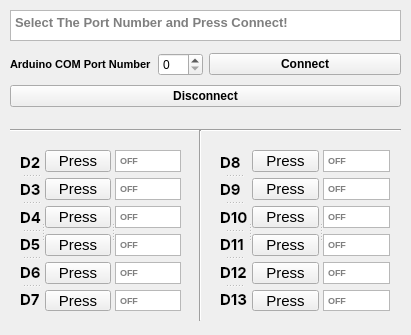
<?xml version="1.0" encoding="UTF-8"?>
<ui version="4.0">
 <class>Form</class>
 <widget class="QWidget" name="Form">
  <property name="geometry">
   <rect>
    <x>0</x>
    <y>0</y>
    <width>411</width>
    <height>335</height>
   </rect>
  </property>
  <property name="minimumSize">
   <size>
    <width>411</width>
    <height>335</height>
   </size>
  </property>
  <property name="maximumSize">
   <size>
    <width>411</width>
    <height>335</height>
   </size>
  </property>
  <property name="windowTitle">
   <string>AD12</string>
  </property>
  <property name="windowIcon">
   <iconset>
    <normaloff>media/mainLogo.png</normaloff>media/mainLogo.png</iconset>
  </property>
  <property name="autoFillBackground">
   <bool>false</bool>
  </property>
  <property name="styleSheet">
   <string notr="true"/>
  </property>
  <widget class="QTextBrowser" name="textBrowserStatus">
   <property name="geometry">
    <rect>
     <x>10</x>
     <y>10</y>
     <width>391</width>
     <height>31</height>
    </rect>
   </property>
   <property name="font">
    <font>
     <pointsize>10</pointsize>
     <weight>75</weight>
     <bold>true</bold>
    </font>
   </property>
   <property name="cursor" stdset="0">
    <cursorShape>ForbiddenCursor</cursorShape>
   </property>
   <property name="whatsThis">
    <string/>
   </property>
   <property name="autoFillBackground">
    <bool>false</bool>
   </property>
   <property name="styleSheet">
    <string notr="true">text-align:center;</string>
   </property>
   <property name="frameShape">
    <enum>QFrame::StyledPanel</enum>
   </property>
   <property name="frameShadow">
    <enum>QFrame::Plain</enum>
   </property>
   <property name="lineWrapMode">
    <enum>QTextEdit::WidgetWidth</enum>
   </property>
   <property name="placeholderText">
    <string>Select The Port Number and Press Connect!</string>
   </property>
  </widget>
  <widget class="QWidget" name="layoutWidget">
   <property name="geometry">
    <rect>
     <x>10</x>
     <y>50</y>
     <width>391</width>
     <height>61</height>
    </rect>
   </property>
   <layout class="QVBoxLayout" name="verticalLayout">
    <item>
     <layout class="QHBoxLayout" name="horizontalLayout_2">
      <item>
       <layout class="QHBoxLayout" name="horizontalLayout">
        <item>
         <widget class="QLabel" name="label_2">
          <property name="font">
           <font>
            <pointsize>8</pointsize>
            <weight>75</weight>
            <bold>true</bold>
           </font>
          </property>
          <property name="text">
           <string>Arduino COM Port Number</string>
          </property>
         </widget>
        </item>
        <item>
         <widget class="QSpinBox" name="spinBox">
          <property name="readOnly">
           <bool>false</bool>
          </property>
         </widget>
        </item>
       </layout>
      </item>
      <item>
       <widget class="QPushButton" name="pButtonC">
        <property name="font">
         <font>
          <weight>75</weight>
          <bold>true</bold>
         </font>
        </property>
        <property name="toolTip">
         <string>Enter</string>
        </property>
        <property name="text">
         <string>Connect</string>
        </property>
        <property name="icon">
         <iconset>
          <normaloff>media/greenCheck.png</normaloff>media/greenCheck.png</iconset>
        </property>
        <property name="shortcut">
         <string>Return</string>
        </property>
       </widget>
      </item>
     </layout>
    </item>
    <item>
     <widget class="QPushButton" name="pButtonD">
      <property name="font">
       <font>
        <weight>75</weight>
        <bold>true</bold>
       </font>
      </property>
      <property name="toolTip">
       <string>Space</string>
      </property>
      <property name="text">
       <string>Disconnect</string>
      </property>
      <property name="icon">
       <iconset>
        <normaloff>media/warning.png</normaloff>media/warning.png</iconset>
      </property>
      <property name="shortcut">
       <string>Space</string>
      </property>
     </widget>
    </item>
   </layout>
  </widget>
  <widget class="QSplitter" name="splitter_4">
   <property name="geometry">
    <rect>
     <x>20</x>
     <y>150</y>
     <width>161</width>
     <height>161</height>
    </rect>
   </property>
   <property name="orientation">
    <enum>Qt::Horizontal</enum>
   </property>
   <widget class="QSplitter" name="splitter_3">
    <property name="orientation">
     <enum>Qt::Vertical</enum>
    </property>
    <widget class="QLabel" name="label">
     <property name="font">
      <font>
       <family>SF Pro Display</family>
       <pointsize>11</pointsize>
       <weight>75</weight>
       <bold>true</bold>
      </font>
     </property>
     <property name="text">
      <string>D2</string>
     </property>
    </widget>
    <widget class="QLabel" name="label_5">
     <property name="font">
      <font>
       <family>SF Pro Display</family>
       <pointsize>11</pointsize>
       <weight>75</weight>
       <bold>true</bold>
      </font>
     </property>
     <property name="text">
      <string>D3</string>
     </property>
    </widget>
    <widget class="QLabel" name="label_4">
     <property name="font">
      <font>
       <family>SF Pro Display</family>
       <pointsize>11</pointsize>
       <weight>75</weight>
       <bold>true</bold>
      </font>
     </property>
     <property name="text">
      <string>D4</string>
     </property>
    </widget>
    <widget class="QLabel" name="label_3">
     <property name="font">
      <font>
       <family>SF Pro Display</family>
       <pointsize>11</pointsize>
       <weight>75</weight>
       <bold>true</bold>
      </font>
     </property>
     <property name="text">
      <string>D5</string>
     </property>
    </widget>
    <widget class="QLabel" name="label_6">
     <property name="font">
      <font>
       <family>SF Pro Display</family>
       <pointsize>11</pointsize>
       <weight>75</weight>
       <bold>true</bold>
      </font>
     </property>
     <property name="text">
      <string>D6</string>
     </property>
    </widget>
    <widget class="QLabel" name="label_7">
     <property name="font">
      <font>
       <family>SF Pro Display</family>
       <pointsize>11</pointsize>
       <weight>75</weight>
       <bold>true</bold>
      </font>
     </property>
     <property name="text">
      <string>D7</string>
     </property>
    </widget>
   </widget>
   <widget class="QSplitter" name="splitter">
    <property name="orientation">
     <enum>Qt::Horizontal</enum>
    </property>
    <widget class="QWidget" name="layoutWidget">
     <layout class="QVBoxLayout" name="verticalLayout_2">
      <item>
       <widget class="QPushButton" name="pBotton2">
        <property name="font">
         <font>
          <family>MS Shell Dlg 2</family>
          <pointsize>11</pointsize>
          <weight>50</weight>
          <bold>false</bold>
         </font>
        </property>
        <property name="toolTip">
         <string>1</string>
        </property>
        <property name="autoFillBackground">
         <bool>false</bool>
        </property>
        <property name="text">
         <string>Press</string>
        </property>
        <property name="icon">
         <iconset>
          <normaloff>media/green.jpg</normaloff>
          <normalon>media/red.jpg</normalon>media/green.jpg</iconset>
        </property>
        <property name="shortcut">
         <string>1</string>
        </property>
        <property name="checkable">
         <bool>true</bool>
        </property>
        <property name="autoDefault">
         <bool>false</bool>
        </property>
       </widget>
      </item>
      <item>
       <widget class="QPushButton" name="pBotton3">
        <property name="font">
         <font>
          <family>MS Shell Dlg 2</family>
          <pointsize>11</pointsize>
          <weight>50</weight>
          <bold>false</bold>
         </font>
        </property>
        <property name="toolTip">
         <string>2</string>
        </property>
        <property name="autoFillBackground">
         <bool>false</bool>
        </property>
        <property name="text">
         <string>Press</string>
        </property>
        <property name="icon">
         <iconset>
          <normaloff>media/green.jpg</normaloff>
          <normalon>media/red.jpg</normalon>media/green.jpg</iconset>
        </property>
        <property name="shortcut">
         <string>2</string>
        </property>
        <property name="checkable">
         <bool>true</bool>
        </property>
       </widget>
      </item>
      <item>
       <widget class="QPushButton" name="pBotton4">
        <property name="font">
         <font>
          <family>MS Shell Dlg 2</family>
          <pointsize>11</pointsize>
          <weight>50</weight>
          <bold>false</bold>
         </font>
        </property>
        <property name="toolTip">
         <string>3</string>
        </property>
        <property name="autoFillBackground">
         <bool>false</bool>
        </property>
        <property name="text">
         <string>Press</string>
        </property>
        <property name="icon">
         <iconset>
          <normaloff>media/green.jpg</normaloff>
          <normalon>media/red.jpg</normalon>media/green.jpg</iconset>
        </property>
        <property name="shortcut">
         <string>3</string>
        </property>
        <property name="checkable">
         <bool>true</bool>
        </property>
       </widget>
      </item>
      <item>
       <widget class="QPushButton" name="pBotton5">
        <property name="font">
         <font>
          <family>MS Shell Dlg 2</family>
          <pointsize>11</pointsize>
          <weight>50</weight>
          <bold>false</bold>
         </font>
        </property>
        <property name="toolTip">
         <string>4</string>
        </property>
        <property name="autoFillBackground">
         <bool>false</bool>
        </property>
        <property name="text">
         <string>Press</string>
        </property>
        <property name="icon">
         <iconset>
          <normaloff>media/green.jpg</normaloff>
          <normalon>media/red.jpg</normalon>media/green.jpg</iconset>
        </property>
        <property name="shortcut">
         <string>4</string>
        </property>
        <property name="checkable">
         <bool>true</bool>
        </property>
       </widget>
      </item>
      <item>
       <widget class="QPushButton" name="pBotton6">
        <property name="font">
         <font>
          <family>MS Shell Dlg 2</family>
          <pointsize>11</pointsize>
          <weight>50</weight>
          <bold>false</bold>
         </font>
        </property>
        <property name="toolTip">
         <string>5</string>
        </property>
        <property name="autoFillBackground">
         <bool>false</bool>
        </property>
        <property name="text">
         <string>Press</string>
        </property>
        <property name="icon">
         <iconset>
          <normaloff>media/green.jpg</normaloff>
          <normalon>media/red.jpg</normalon>media/green.jpg</iconset>
        </property>
        <property name="shortcut">
         <string>5</string>
        </property>
        <property name="checkable">
         <bool>true</bool>
        </property>
       </widget>
      </item>
      <item>
       <widget class="QPushButton" name="pBotton7">
        <property name="font">
         <font>
          <family>MS Shell Dlg 2</family>
          <pointsize>11</pointsize>
          <weight>50</weight>
          <bold>false</bold>
         </font>
        </property>
        <property name="toolTip">
         <string>6</string>
        </property>
        <property name="autoFillBackground">
         <bool>false</bool>
        </property>
        <property name="text">
         <string>Press</string>
        </property>
        <property name="icon">
         <iconset>
          <normaloff>media/green.jpg</normaloff>
          <normalon>media/red.jpg</normalon>media/green.jpg</iconset>
        </property>
        <property name="shortcut">
         <string>6</string>
        </property>
        <property name="checkable">
         <bool>true</bool>
        </property>
       </widget>
      </item>
     </layout>
    </widget>
    <widget class="QWidget" name="layoutWidget">
     <layout class="QVBoxLayout" name="verticalLayout_3">
      <item>
       <widget class="QTextBrowser" name="textBrowser2">
        <property name="font">
         <font>
          <family>MS Shell Dlg 2</family>
          <pointsize>7</pointsize>
          <weight>75</weight>
          <bold>true</bold>
         </font>
        </property>
        <property name="placeholderText">
         <string>OFF</string>
        </property>
       </widget>
      </item>
      <item>
       <widget class="QTextBrowser" name="textBrowser3">
        <property name="font">
         <font>
          <family>MS Shell Dlg 2</family>
          <pointsize>7</pointsize>
          <weight>75</weight>
          <bold>true</bold>
         </font>
        </property>
        <property name="placeholderText">
         <string>OFF</string>
        </property>
       </widget>
      </item>
      <item>
       <widget class="QTextBrowser" name="textBrowser4">
        <property name="font">
         <font>
          <family>MS Shell Dlg 2</family>
          <pointsize>7</pointsize>
          <weight>75</weight>
          <bold>true</bold>
         </font>
        </property>
        <property name="placeholderText">
         <string>OFF</string>
        </property>
       </widget>
      </item>
      <item>
       <widget class="QTextBrowser" name="textBrowser5">
        <property name="font">
         <font>
          <family>MS Shell Dlg 2</family>
          <pointsize>7</pointsize>
          <weight>75</weight>
          <bold>true</bold>
         </font>
        </property>
        <property name="placeholderText">
         <string>OFF</string>
        </property>
       </widget>
      </item>
      <item>
       <widget class="QTextBrowser" name="textBrowser6">
        <property name="font">
         <font>
          <family>MS Shell Dlg 2</family>
          <pointsize>7</pointsize>
          <weight>75</weight>
          <bold>true</bold>
         </font>
        </property>
        <property name="placeholderText">
         <string>OFF</string>
        </property>
       </widget>
      </item>
      <item>
       <widget class="QTextBrowser" name="textBrowser7">
        <property name="font">
         <font>
          <family>MS Shell Dlg 2</family>
          <pointsize>7</pointsize>
          <weight>75</weight>
          <bold>true</bold>
         </font>
        </property>
        <property name="placeholderText">
         <string>OFF</string>
        </property>
       </widget>
      </item>
     </layout>
    </widget>
   </widget>
  </widget>
  <widget class="QSplitter" name="splitter_6">
   <property name="geometry">
    <rect>
     <x>220</x>
     <y>150</y>
     <width>171</width>
     <height>161</height>
    </rect>
   </property>
   <property name="orientation">
    <enum>Qt::Horizontal</enum>
   </property>
   <widget class="QSplitter" name="splitter_5">
    <property name="orientation">
     <enum>Qt::Vertical</enum>
    </property>
    <widget class="QLabel" name="label_8">
     <property name="font">
      <font>
       <family>SF Pro Display</family>
       <pointsize>11</pointsize>
       <weight>75</weight>
       <bold>true</bold>
      </font>
     </property>
     <property name="text">
      <string>D8</string>
     </property>
    </widget>
    <widget class="QLabel" name="label_9">
     <property name="font">
      <font>
       <family>SF Pro Display</family>
       <pointsize>11</pointsize>
       <weight>75</weight>
       <bold>true</bold>
      </font>
     </property>
     <property name="text">
      <string>D9</string>
     </property>
    </widget>
    <widget class="QLabel" name="label_10">
     <property name="font">
      <font>
       <family>SF Pro Display</family>
       <pointsize>11</pointsize>
       <weight>75</weight>
       <bold>true</bold>
      </font>
     </property>
     <property name="text">
      <string>D10</string>
     </property>
    </widget>
    <widget class="QLabel" name="label_13">
     <property name="font">
      <font>
       <family>SF Pro Display</family>
       <pointsize>11</pointsize>
       <weight>75</weight>
       <bold>true</bold>
      </font>
     </property>
     <property name="text">
      <string>D11</string>
     </property>
    </widget>
    <widget class="QLabel" name="label_12">
     <property name="font">
      <font>
       <family>SF Pro Display</family>
       <pointsize>11</pointsize>
       <weight>75</weight>
       <bold>true</bold>
      </font>
     </property>
     <property name="text">
      <string>D12</string>
     </property>
    </widget>
    <widget class="QLabel" name="label_11">
     <property name="font">
      <font>
       <family>SF Pro Display</family>
       <pointsize>11</pointsize>
       <weight>75</weight>
       <bold>true</bold>
      </font>
     </property>
     <property name="text">
      <string>D13</string>
     </property>
    </widget>
   </widget>
   <widget class="QSplitter" name="splitter_2">
    <property name="orientation">
     <enum>Qt::Horizontal</enum>
    </property>
    <widget class="QWidget" name="layoutWidget">
     <layout class="QVBoxLayout" name="verticalLayout_4">
      <item>
       <widget class="QPushButton" name="pBotton8">
        <property name="font">
         <font>
          <family>MS Shell Dlg 2</family>
          <pointsize>11</pointsize>
          <weight>50</weight>
          <bold>false</bold>
         </font>
        </property>
        <property name="toolTip">
         <string>7</string>
        </property>
        <property name="autoFillBackground">
         <bool>false</bool>
        </property>
        <property name="text">
         <string>Press</string>
        </property>
        <property name="icon">
         <iconset>
          <normaloff>media/green.jpg</normaloff>
          <normalon>media/red.jpg</normalon>media/green.jpg</iconset>
        </property>
        <property name="shortcut">
         <string>7</string>
        </property>
        <property name="checkable">
         <bool>true</bool>
        </property>
       </widget>
      </item>
      <item>
       <widget class="QPushButton" name="pBotton9">
        <property name="font">
         <font>
          <family>MS Shell Dlg 2</family>
          <pointsize>11</pointsize>
          <weight>50</weight>
          <bold>false</bold>
         </font>
        </property>
        <property name="toolTip">
         <string>8</string>
        </property>
        <property name="autoFillBackground">
         <bool>false</bool>
        </property>
        <property name="text">
         <string>Press</string>
        </property>
        <property name="icon">
         <iconset>
          <normaloff>media/green.jpg</normaloff>
          <normalon>media/red.jpg</normalon>media/green.jpg</iconset>
        </property>
        <property name="shortcut">
         <string>8</string>
        </property>
        <property name="checkable">
         <bool>true</bool>
        </property>
       </widget>
      </item>
      <item>
       <widget class="QPushButton" name="pBotton10">
        <property name="font">
         <font>
          <family>MS Shell Dlg 2</family>
          <pointsize>11</pointsize>
          <weight>50</weight>
          <bold>false</bold>
         </font>
        </property>
        <property name="toolTip">
         <string>9</string>
        </property>
        <property name="autoFillBackground">
         <bool>false</bool>
        </property>
        <property name="text">
         <string>Press</string>
        </property>
        <property name="icon">
         <iconset>
          <normaloff>media/green.jpg</normaloff>
          <normalon>media/red.jpg</normalon>media/green.jpg</iconset>
        </property>
        <property name="shortcut">
         <string>9</string>
        </property>
        <property name="checkable">
         <bool>true</bool>
        </property>
       </widget>
      </item>
      <item>
       <widget class="QPushButton" name="pBotton11">
        <property name="font">
         <font>
          <family>MS Shell Dlg 2</family>
          <pointsize>11</pointsize>
          <weight>50</weight>
          <bold>false</bold>
         </font>
        </property>
        <property name="toolTip">
         <string>/</string>
        </property>
        <property name="autoFillBackground">
         <bool>false</bool>
        </property>
        <property name="text">
         <string>Press</string>
        </property>
        <property name="icon">
         <iconset>
          <normaloff>media/green.jpg</normaloff>
          <normalon>media/red.jpg</normalon>media/green.jpg</iconset>
        </property>
        <property name="shortcut">
         <string>/</string>
        </property>
        <property name="checkable">
         <bool>true</bool>
        </property>
       </widget>
      </item>
      <item>
       <widget class="QPushButton" name="pBotton12">
        <property name="font">
         <font>
          <family>MS Shell Dlg 2</family>
          <pointsize>11</pointsize>
          <weight>50</weight>
          <bold>false</bold>
         </font>
        </property>
        <property name="toolTip">
         <string>*</string>
        </property>
        <property name="autoFillBackground">
         <bool>false</bool>
        </property>
        <property name="text">
         <string>Press</string>
        </property>
        <property name="icon">
         <iconset>
          <normaloff>media/green.jpg</normaloff>
          <normalon>media/red.jpg</normalon>media/green.jpg</iconset>
        </property>
        <property name="shortcut">
         <string>*</string>
        </property>
        <property name="checkable">
         <bool>true</bool>
        </property>
       </widget>
      </item>
      <item>
       <widget class="QPushButton" name="pBotton13">
        <property name="font">
         <font>
          <family>MS Shell Dlg 2</family>
          <pointsize>11</pointsize>
          <weight>50</weight>
          <bold>false</bold>
         </font>
        </property>
        <property name="toolTip">
         <string>-</string>
        </property>
        <property name="autoFillBackground">
         <bool>false</bool>
        </property>
        <property name="text">
         <string>Press</string>
        </property>
        <property name="icon">
         <iconset>
          <normaloff>media/green.jpg</normaloff>
          <normalon>media/red.jpg</normalon>media/green.jpg</iconset>
        </property>
        <property name="shortcut">
         <string>-</string>
        </property>
        <property name="checkable">
         <bool>true</bool>
        </property>
       </widget>
      </item>
     </layout>
    </widget>
    <widget class="QWidget" name="layoutWidget">
     <layout class="QVBoxLayout" name="verticalLayout_5">
      <item>
       <widget class="QTextBrowser" name="textBrowser8">
        <property name="font">
         <font>
          <family>MS Shell Dlg 2</family>
          <pointsize>7</pointsize>
          <weight>75</weight>
          <bold>true</bold>
         </font>
        </property>
        <property name="placeholderText">
         <string>OFF</string>
        </property>
       </widget>
      </item>
      <item>
       <widget class="QTextBrowser" name="textBrowser9">
        <property name="font">
         <font>
          <family>MS Shell Dlg 2</family>
          <pointsize>7</pointsize>
          <weight>75</weight>
          <bold>true</bold>
         </font>
        </property>
        <property name="placeholderText">
         <string>OFF</string>
        </property>
       </widget>
      </item>
      <item>
       <widget class="QTextBrowser" name="textBrowser10">
        <property name="font">
         <font>
          <family>MS Shell Dlg 2</family>
          <pointsize>7</pointsize>
          <weight>75</weight>
          <bold>true</bold>
         </font>
        </property>
        <property name="placeholderText">
         <string>OFF</string>
        </property>
       </widget>
      </item>
      <item>
       <widget class="QTextBrowser" name="textBrowser11">
        <property name="font">
         <font>
          <family>MS Shell Dlg 2</family>
          <pointsize>7</pointsize>
          <weight>75</weight>
          <bold>true</bold>
         </font>
        </property>
        <property name="placeholderText">
         <string>OFF</string>
        </property>
       </widget>
      </item>
      <item>
       <widget class="QTextBrowser" name="textBrowser12">
        <property name="font">
         <font>
          <family>MS Shell Dlg 2</family>
          <pointsize>7</pointsize>
          <weight>75</weight>
          <bold>true</bold>
         </font>
        </property>
        <property name="placeholderText">
         <string>OFF</string>
        </property>
       </widget>
      </item>
      <item>
       <widget class="QTextBrowser" name="textBrowser13">
        <property name="font">
         <font>
          <family>MS Shell Dlg 2</family>
          <pointsize>7</pointsize>
          <weight>75</weight>
          <bold>true</bold>
         </font>
        </property>
        <property name="placeholderText">
         <string>OFF</string>
        </property>
       </widget>
      </item>
     </layout>
    </widget>
   </widget>
  </widget>
  <widget class="Line" name="line">
   <property name="geometry">
    <rect>
     <x>-160</x>
     <y>350</y>
     <width>118</width>
     <height>3</height>
    </rect>
   </property>
   <property name="orientation">
    <enum>Qt::Horizontal</enum>
   </property>
  </widget>
  <widget class="Line" name="line_2">
   <property name="geometry">
    <rect>
     <x>10</x>
     <y>115</y>
     <width>391</width>
     <height>31</height>
    </rect>
   </property>
   <property name="frameShadow">
    <enum>QFrame::Sunken</enum>
   </property>
   <property name="orientation">
    <enum>Qt::Horizontal</enum>
   </property>
  </widget>
  <widget class="Line" name="line_3">
   <property name="geometry">
    <rect>
     <x>190</x>
     <y>130</y>
     <width>20</width>
     <height>191</height>
    </rect>
   </property>
   <property name="orientation">
    <enum>Qt::Vertical</enum>
   </property>
  </widget>
 </widget>
 <resources/>
 <connections/>
</ui>
